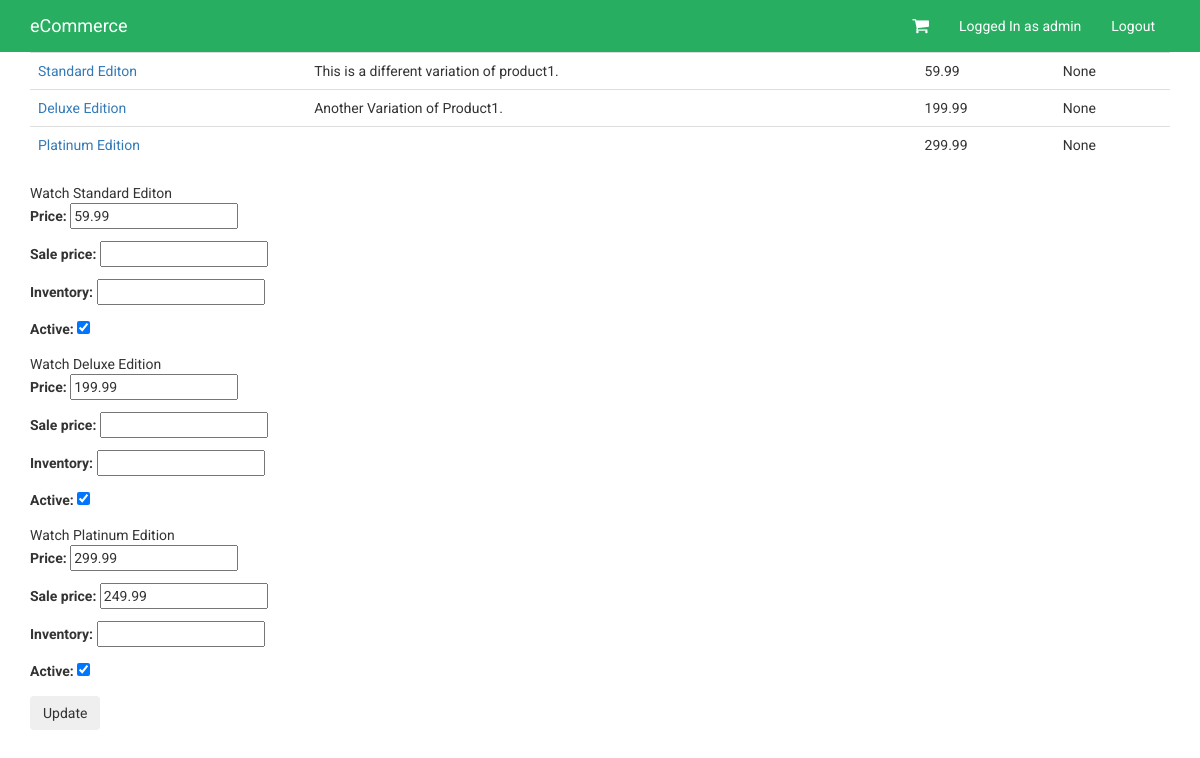
The app's page /products/1/inventory/ (signed in) with its own data.
### products/models.py (models this page shows, shortened)
class Variation(models.Model):
	product = models.ForeignKey(Product)
	title = models.CharField(max_length=120)
	description = models.TextField(blank=True, null=True)
	price = models.DecimalField(decimal_places= 2, max_digits=20)
	sale_price = models.DecimalField(decimal_places= 2, max_digits=20, null=True, blank=True)
	active = models.BooleanField(default=True)
	inventory = models.IntegerField(null=True, blank=True) #refers to unlimited amount

class Product (models.Model):
	title = models.CharField(max_length=120)
	description = models.TextField(blank=True, null=True)
	price = models.DecimalField(decimal_places= 2, max_digits=20)
	active = models.BooleanField(default=True)
	categories = models.ManyToManyField('Category', blank=True)
	default = models.ForeignKey('Category', related_name='default_category', null=True, blank=True)
	objects = ProductManager()

### products/views.py (the view, shortened to what this page needs)
# urls.py: url(r'^(?P<pk>\d+)/inventory/$', VariationListView.as_view() , name='product_inventory'),
class VariationListView(StaffRequiredMixin, ListView):
	model = Variation
	queryset = Variation.objects.all()
	def get_context_data(self, *args, **kwargs):
		context = super(VariationListView, self).get_context_data(*args, **kwargs)
		context["formset"] = VariationInventoryFormSet(queryset=self.get_queryset())
		return context
	def get_queryset(self, *args, **kwargs):
		product_pk = self.kwargs.get("pk")
		if product_pk:
			product = get_object_or_404(Product, pk=product_pk)
			queryset = Variation.objects.filter(product=product)
		return queryset

### products/mixins.py (called while the page is built)
	@method_decorator(login_required)
	def dispatch(self, request, *args, **kwargs):
		if request.user.is_staff:
			return super (StaffRequiredMixin, self).dispatch(request, *args, **kwargs)
		else:
			raise Http404

### products/models.py (called while the page is built)
	def active(self):
		return self.filter(active=True)

	def get_queryset(self):
		return ProductQuerySet(self.model, using=self.db)

	def all(self, *args, **kwargs):
		return self.get_queryset().active()

### products/templates/products/variation_list.html (shortened to what this page needs)
{% extends 'base.html' %}
{% block content %}
<table class='table'>
{% for variation in variation_list %}
<tr>
<td><a href='{{ product.get_absolute_url }}'>{{variation.title}}</a></td>
<td>{{variation.description}}</td>
<td>{{variation.price}}</td>
<td>{{ variation.inventory }}</td>
</tr>
{% endfor %}
</table>
<form method="POST" action="">{% csrf_token %}
{% for form in formset %}
{{form.instance.product.title}}
{{form.instance.title}}
{{ form.as_p }}
{% endfor %}
<input type="submit" value="Update" class='btn' />
</form>
{% endblock %}

### templates/navbar.html (shortened to what this page needs)
<nav class="navbar navbar-default">
  <div class="container">
    <div class="navbar-header">
      <a class="navbar-brand" href="/">eCommerce</a>
    </div>
    <div class="collapse navbar-collapse" id="bs-example-navbar-collapse-1">
      <ul class="nav navbar-nav navbar-right">
        <li class='shopping-cart'><a href='{% url "cart" %}'><i class="fa fa-shopping-cart" aria-hidden="true"></i> </a></li>
        {% if request.user.is_authenticated %}
          <li><a href=''>Logged In as {{request.user}}</a></li>
          <li><a href="{% url 'auth_logout' %}">Logout</a></li>
        {% endif %}
      </ul>
    </div>
  </div>
</nav>

### static/css/custom.css (style rules this page uses)
body { font-family: 'Roboto', sans-serif; }
.navbar { margin-bottom: 0; background-color: #27ae60; border: 1px solid #27ae60; border-radius: 0; }
.navbar-default .navbar-brand { color: #fff; }
.navbar-collapse .navbar-nav>li>a { color: #fff; }
.shopping-cart { font-size: 18px; vertical-align: middle; }

### records on screen
Variation: title "Standard Editon", description "This is a different variation of product1.", price "59.99", inventory "None", instance.product "Watch", instance "Standard Editon"
Variation: title "Deluxe Edition", description "Another Variation of Product1.", price "199.99", inventory "None", instance.product "Watch", instance "Deluxe Edition"
Variation: title "Platinum Edition", price "299.99", inventory "None", instance.product "Watch", instance "Platinum Edition"

### other values on screen
{{ request.user }} "admin"
